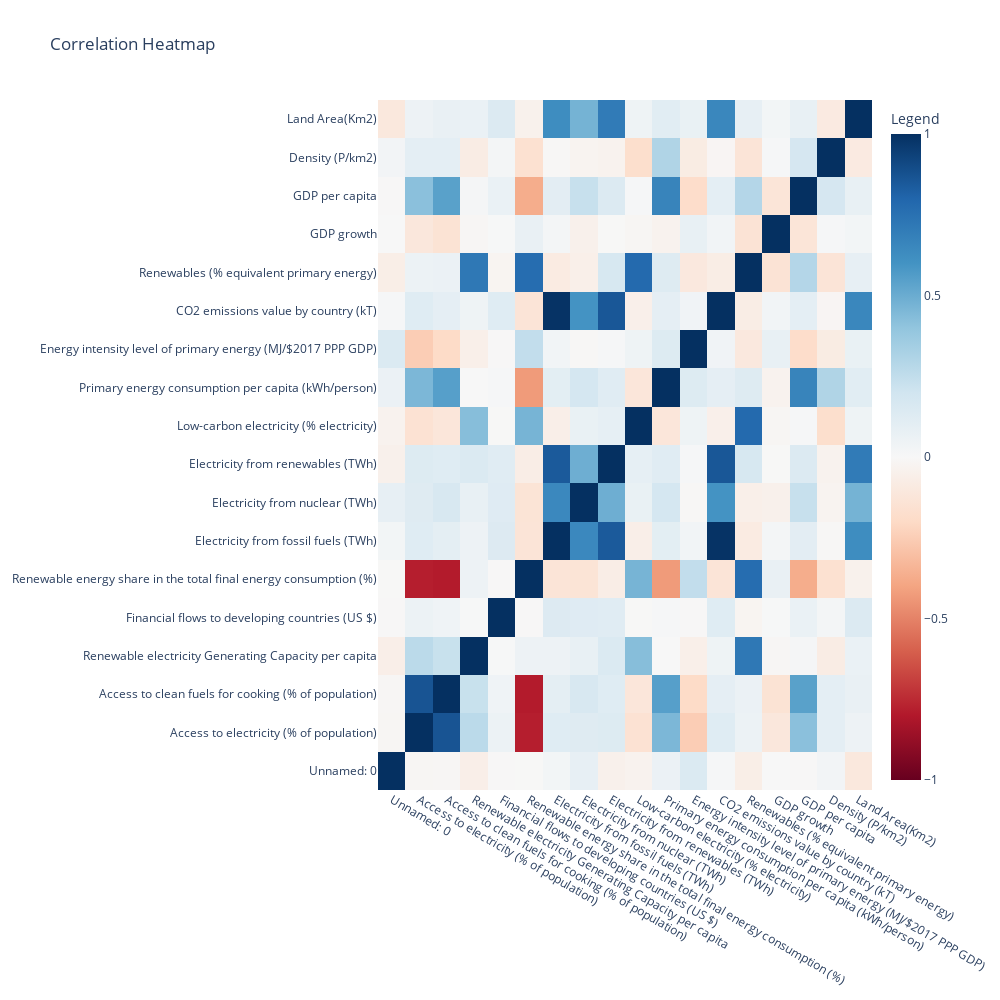

Notebook code for this chart:
### Code cell
corr_subset = df.drop(columns=['Entity', 'Year'])
corr_matrix = corr_subset.corr()
corr_values = corr_matrix.values.tolist()
corr_columns = corr_matrix.columns.tolist()
fig = go.Figure(data = go.Heatmap(z = corr_values,
                                x = corr_columns,
                                y = corr_columns,
                                colorscale = 'RdBu',
                                zmin = -1,
                                zmax = 1,
                                colorbar_title = 'Legend'))
fig.update_layout(title = 'Correlation Heatmap', width = 1000, height = 1000)
fig.show()

### Figure 1 — Plotly figure (JSON) as saved in the notebook; plotly's stock layout.template omitted (floating-point values rounded to 4 significant figures; data arrays with more than 128 entries replaced by an {"elided": "..."} marker saying what was removed)
{"data": [{"colorbar": {"title": {"text": "Legend"}}, "colorscale": [[0, "rgb(103,0,31)"], [0.1, "rgb(178,24,43)"], [0.2, "rgb(214,96,77)"], [0.3, "rgb(244,165,130)"], [0.4, "rgb(253,219,199)"], [0.5, "rgb(247,247,247)"], [0.6, "rgb(209,229,240)"], [0.7, "rgb(146,197,222)"], [0.8, "rgb(67,147,195)"], [0.9, "rgb(33,102,172)"], [1, "rgb(5,48,97)"]], "type": "heatmap", "x": ["Unnamed: 0", "Access to electricity (% of population)", "Access to clean fuels for cooking (% of population)", "Renewable electricity Generating Capacity per capita", "Financial flows to developing countries (US $)", "Renewable energy share in the total final energy consumption (%)", "Electricity from fossil fuels (TWh)", "Electricity from nuclear (TWh)", "Electricity from renewables (TWh)", "Low-carbon electricity (% electricity)", "Primary energy consumption per capita (kWh/person)", "Energy intensity level of primary energy (MJ/$2017 PPP GDP)", "CO2 emissions value by country (kT)", "Renewables (% equivalent primary energy)", "GDP growth", "GDP per capita", "Density (P/km2)", "Land Area(Km2)"], "y": ["Unnamed: 0", "Access to electricity (% of population)", "Access to clean fuels for cooking (% of population)", "Renewable electricity Generating Capacity per capita", "Financial flows to developing countries (US $)", "Renewable energy share in the total final energy consumption (%)", "Electricity from fossil fuels (TWh)", "Electricity from nuclear (TWh)", "Electricity from renewables (TWh)", "Low-carbon electricity (% electricity)", "Primary energy consumption per capita (kWh/person)", "Energy intensity level of primary energy (MJ/$2017 PPP GDP)", "CO2 emissions value by country (kT)", "Renewables (% equivalent primary energy)", "GDP growth", "GDP per capita", "Density (P/km2)", "Land Area(Km2)"], "z": {"elided": "18x18 float values"}, "zmax": 1, "zmin": -1}], "layout": {"height": 1000, "title": {"text": "Correlation Heatmap"}, "width": 1000}}
